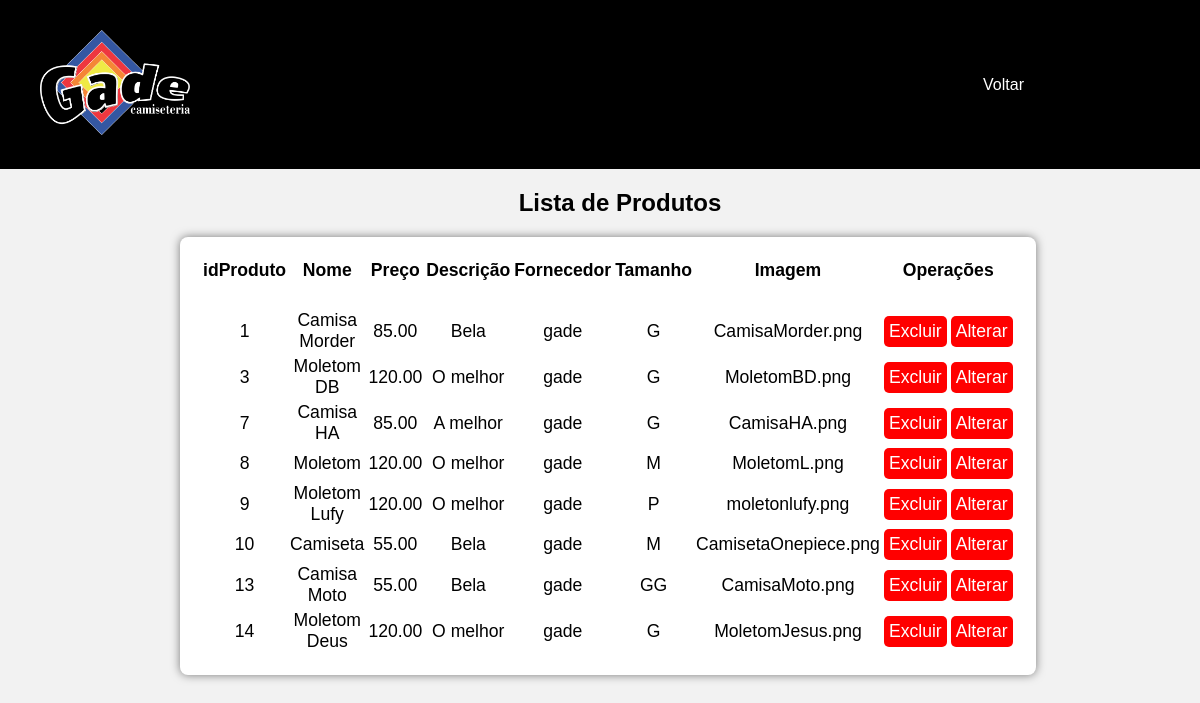
/view/listarprodutos.php, run on an earlier commit of the app's database.
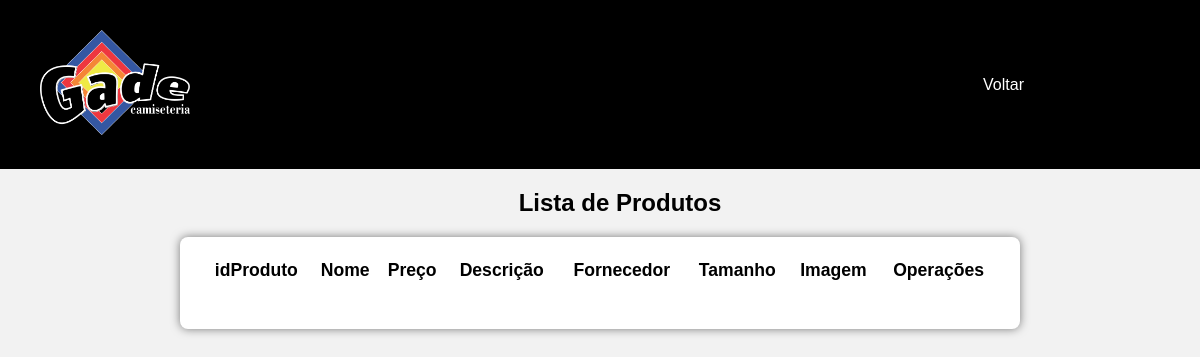
And on a later commit of the database.
### tables this page shows
CREATE TABLE IF NOT EXISTS `Produto` (
  `idProduto` INT NOT NULL AUTO_INCREMENT,
  `imagem` VARCHAR(200) NOT NULL,
  `valor` DECIMAL(10,2) NOT NULL,
  `nome` VARCHAR(100) NOT NULL,
  `tamanho` VARCHAR(10) NOT NULL,
  `fornecedor` VARCHAR(200) NOT NULL,
  `descricao` VARCHAR(100) NOT NULL,
  PRIMARY KEY (`idProduto`));

### model/DAO/Conexao.php (called while the page is built)
<?php
class Conexao {
    private static $conexao;
    public static function getInstance(){
        if(!isset(self::$conexao)){
            try {
                $options = array(
                PDO::ATTR_PERSISTENT => true,
                PDO::MYSQL_ATTR_INIT_COMMAND => 'SET NAMES UTF8;',
                PDO::ATTR_ERRMODE => PDO::ERRMODE_EXCEPTION
            );
                self::$conexao = new
                PDO("mysql:host=localhost;dbname=gade",
                "root","", $options);
            } catch (PDOException $exc) {
                echo "Erro ao conectar ao banco ".$exc->getMessage();
            }
        }
        return self::$conexao;
    }
}
?>

### control/listarProdutosControl.php (called while the page is built, shortened)
<?php
    include_once '../model/DAO/ProdutoDAO.php';
    $produtoDAO = new ProdutoDAO();
    $todos = $produtoDAO->listarProduto();
?>

### model/DAO/ProdutoDAO.php (called while the page is built, shortened)
<?php
require_once 'Conexao.php';
class ProdutoDAO
{
    public $pdo = null;
    public function __construct()
    {
        $this->pdo = Conexao::getInstance();
    }
    public function listarProduto()
    {
        try {
                $sql = "SELECT * FROM produto";
            $stmt = $this->pdo->prepare($sql);
            $stmt->execute();
            $retorno = $stmt->fetchAll(PDO::FETCH_ASSOC);
            return $retorno;
        } catch (PDOException $exc) {
            echo $exc->getMessage();
        }
    }
}

### view/listarProdutos.php (the view, shortened to what this page needs)
<?php
    include_once '../control/listarProdutosControl.php';
?>
<!DOCTYPE html>
<html lang="en">
<head>
    <link rel="stylesheet" href="../css/stilitabela.css">
    <link rel="stylesheet" href="../css/style21.css">
</head>
<body>
    <section>
     <header class="main_header">
                    <div class="main_header_content">
                              <a href="#" class="logo">
                                        <img src="../img/logogade.png"/></a>
                              <nav class="main_header_content_menu">
                                        <ul>
                                                  <li><a href="prompt_comando.php">Voltar</a></li>
                                        </ul>
                              </nav>
                    </div>
          </header>
     <h1>Lista de Produtos</h1>
    </section>
        <section class="list_container">
    <table class="tab">
        <tr>
            <th>idProduto</th>
            <th>Nome</th>
            <th>Preço</th>
            <th>Descrição</th>
            <th>Fornecedor</th>
            <th>Tamanho</th>
            <th>Imagem</th>
            <th colspan= "2">Operações</th>
        </tr>
        <tr>
            <td>&nbsp;</td>
        </tr>
        <?php foreach($todos as $t){?>
            <tr>
                <td><?php echo $t['idProduto'];?></td>
                <td><?php echo $t['nome'];?></td>
                <td><?php echo $t['valor'];?></td>
                <td><?php echo $t['descricao'];?></td>
                <td><?php echo $t['fornecedor'];?></td>
                <td><?php echo $t['tamanho'];?></td>
                <td><?php echo $t['imagem'];?></td>
                <td>
                <button class="btn-sm-btn-danger" id="" type="button" onclick="confirmarExclusao(<?php echo $t['idProduto']; ?>)">Excluir</button>
                </td>
                <td>
                <button class="btn-sm-btn-danger" id="" type="button" onclick="alterarProduto(<?php echo $t['idProduto']; ?>)">Alterar</button>
                </td>
            </tr>
        <?php } ?>
    </table>
        </section>
</body>
</html>

What changed in the data, as far as the page shows it:
removed produto: idProduto "1", nome "Camisa Morder", valor "85.00", descricao "Bela", fornecedor "gade", tamanho "G", imagem "CamisaMorder.png"
removed produto: idProduto "3", nome "Moletom DB", valor "120.00", descricao "O melhor", fornecedor "gade", tamanho "G", imagem "MoletomBD.png"
removed produto: idProduto "7", nome "Camisa HA", valor "85.00", descricao "A melhor", fornecedor "gade", tamanho "G", imagem "CamisaHA.png"
removed produto: idProduto "8", nome "Moletom", valor "120.00", descricao "O melhor", fornecedor "gade", tamanho "M", imagem "MoletomL.png"
removed produto: idProduto "9", nome "Moletom Lufy", valor "120.00", descricao "O melhor", fornecedor "gade", tamanho "P", imagem "moletonlufy.png"
removed produto: idProduto "10", nome "Camiseta", valor "55.00", descricao "Bela", fornecedor "gade", tamanho "M", imagem "CamisetaOnepiece.png"
removed produto: idProduto "13", nome "Camisa Moto", valor "55.00", descricao "Bela", fornecedor "gade", tamanho "GG", imagem "CamisaMoto.png"
removed produto: idProduto "14", nome "Moletom Deus", valor "120.00", descricao "O melhor", fornecedor "gade", tamanho "G", imagem "MoletomJesus.png"
